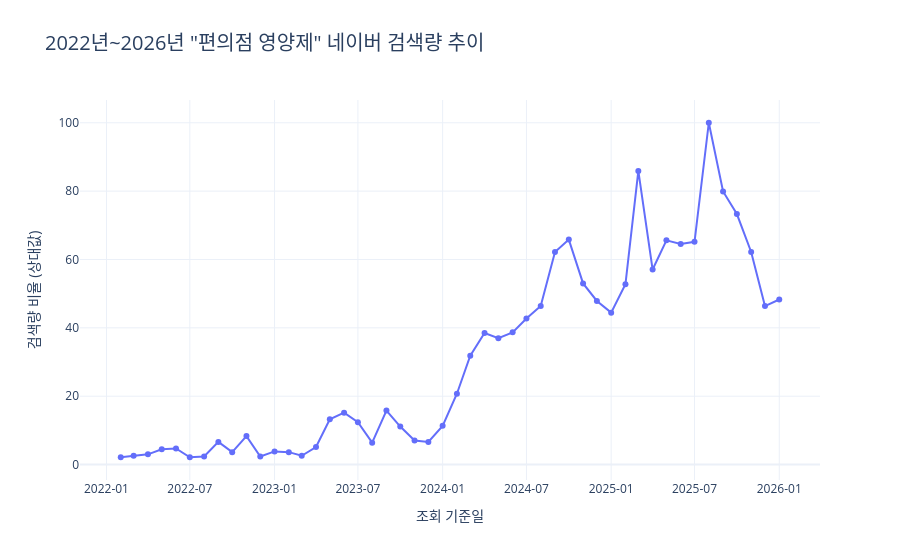

The cell this chart's notebook holds for it:
### Code cell
#KW: 편의점 영양제

import json
import requests
import pandas as pd
import plotly.express as px

# 1. 네이버 개발자 센터에서 발급받은 API 키 입력
CLIENT_ID = "iQYuA4jIAZWE78ZCH4p9" # 이미지 속 Client ID 입력
CLIENT_SECRET = "7MP3lY3dzz" # 이미지 속 Client Secret 입력 # 여기에 발급받은 Client Secret을 넣으세요

# 2. API 엔드포인트 설정
url = "https://openapi.naver.com/v1/datalab/search"

# 3. 요청 헤더 설정
headers = {
    "X-Naver-Client-Id": CLIENT_ID,
    "X-Naver-Client-Secret": CLIENT_SECRET,
    "Content-Type": "application/json"
}

# 4. 요청 파라미터 (2023년 ~ 2026년 데이터 설정)
body = {
    "startDate": "2022-01-01",
    "endDate": "2026-01-01",          # 2026년 현재 시점 반영
    "timeUnit": "month",               # 추이를 보기 쉽게 '월간'으로 설정
    "keywordGroups": [
        {
            "groupName": "편의점 영양제",
            "keywords": ["편의점 영양제"]
        }
    ]
}

# 5. API 요청 보내기
response = requests.post(url, headers=headers, data=json.dumps(body))

# 6. 데이터 가공 및 Plotly 시각화
if response.status_code == 200:
    res_json = response.json()
    
    # 결과 데이터에서 날짜와 비율(검색량) 추출
    data_list = res_json['results'][0]['data']
    
    # 판다스 데이터프레임으로 변환
    df = pd.DataFrame(data_list)
    df.columns = ['날짜', '검색량_비율']
    
    # Plotly가 날짜 축을 올바르게 인식하도록 데이터 타입 변환
    df['날짜'] = pd.to_datetime(df['날짜'])
    
    print("🎉 데이터 가져오기 성공!")
    print(df) # 상위 5개 데이터 미리보기

    # 🚨 본인의 데이터프레임 변수명에 맞게 설정하세요 (예: df_search, df_trend 등)
    target_df = df
    
    # 지정된 규칙과 조건에 맞춘 CSV 저장 코드
    output_filename = "편의점영양제KW.csv" # 필요시 파일명 변경 가능
    target_df.to_csv(output_filename, index=False, encoding="utf-8-sig")
    
    print(f"💾 성공적으로 파일이 저장되었습니다! 파일명: {output_filename}")
        
    # 7. Plotly를 이용한 인터랙티브 라인 차트 생성
    fig = px.line(
        df, 
        x='날짜', 
        y='검색량_비율', 
        title='2022년~2026년 "편의점 영양제" 네이버 검색량 추이',
        labels={'날짜': '조회 기준일', '검색량_비율': '검색량 비율 (상대값)'},
        markers=True # 데이터 포인트마다 점 표시
    )
    
    # 그래프 스타일 및 레이아웃 미세 조정
    fig.update_layout(
        title_font_size=20,
        xaxis_tickformat='%Y-%m', # X축 날짜 형식을 '년-월'로 지정
        template='plotly_white',  # 깔끔한 흰색 배경 테마
        hovermode='x unified'     # 마우스를 올렸을 때 해당 시점의 데이터 팝업 강조
    )
    
    # Jupyter Notebook에 그래프 출력
    fig.show()

else:
    print(f"❌ API 요청 실패 (에러 코드: {response.status_code})")
    print(response.text)

### Figure 1 — Plotly figure (JSON) as saved in the notebook; plotly's stock layout.template omitted (floating-point values rounded to 4 significant figures)
{"data": [{"hovertemplate": "조회 기준일=%{x}<br>검색량 비율 (상대값)=%{y}<extra></extra>", "legendgroup": "", "line": {"color": "#636efa", "dash": "solid"}, "marker": {"symbol": "circle"}, "mode": "lines+markers", "name": "", "orientation": "v", "showlegend": false, "type": "scatter", "x": ["2022-02-01T00:00:00.000000000", "2022-03-01T00:00:00.000000000", "2022-04-01T00:00:00.000000000", "2022-05-01T00:00:00.000000000", "2022-06-01T00:00:00.000000000", "2022-07-01T00:00:00.000000000", "2022-08-01T00:00:00.000000000", "2022-09-01T00:00:00.000000000", "2022-10-01T00:00:00.000000000", "2022-11-01T00:00:00.000000000", "2022-12-01T00:00:00.000000000", "2023-01-01T00:00:00.000000000", "2023-02-01T00:00:00.000000000", "2023-03-01T00:00:00.000000000", "2023-04-01T00:00:00.000000000", "2023-05-01T00:00:00.000000000", "2023-06-01T00:00:00.000000000", "2023-07-01T00:00:00.000000000", "2023-08-01T00:00:00.000000000", "2023-09-01T00:00:00.000000000", "2023-10-01T00:00:00.000000000", "2023-11-01T00:00:00.000000000", "2023-12-01T00:00:00.000000000", "2024-01-01T00:00:00.000000000", "2024-02-01T00:00:00.000000000", "2024-03-01T00:00:00.000000000", "2024-04-01T00:00:00.000000000", "2024-05-01T00:00:00.000000000", "2024-06-01T00:00:00.000000000", "2024-07-01T00:00:00.000000000", "2024-08-01T00:00:00.000000000", "2024-09-01T00:00:00.000000000", "2024-10-01T00:00:00.000000000", "2024-11-01T00:00:00.000000000", "2024-12-01T00:00:00.000000000", "2025-01-01T00:00:00.000000000", "2025-02-01T00:00:00.000000000", "2025-03-01T00:00:00.000000000", "2025-04-01T00:00:00.000000000", "2025-05-01T00:00:00.000000000", "2025-06-01T00:00:00.000000000", "2025-07-01T00:00:00.000000000", "2025-08-01T00:00:00.000000000", "2025-09-01T00:00:00.000000000", "2025-10-01T00:00:00.000000000", "2025-11-01T00:00:00.000000000", "2025-12-01T00:00:00.000000000", "2026-01-01T00:00:00.000000000"], "xaxis": "x", "y": [2.137, 2.564, 2.991, 4.487, 4.701, 2.137, 2.35, 6.624, 3.632, 8.333, 2.35, 3.846, 3.632, 2.564, 5.128, 13.25, 15.17, 12.39, 6.41, 15.81, 11.11, 7.051, 6.624, 11.32, 20.73, 31.84, 38.46, 36.97, 38.68, 42.74, 46.37, 62.18, 65.81, 52.99, 47.86, 44.44, 52.78, 85.9, 57.05, 65.6, 64.53, 65.17, 100.0, 79.91, 73.29, 62.18, 46.37, 48.29], "yaxis": "y"}], "layout": {"hovermode": "x unified", "legend": {"tracegroupgap": 0}, "title": {"font": {"size": 20}, "text": "2022년~2026년 \"편의점 영양제\" 네이버 검색량 추이"}, "xaxis": {"anchor": "y", "domain": [0, 1], "tickformat": "%Y-%m", "title": {"text": "조회 기준일"}}, "yaxis": {"anchor": "x", "domain": [0, 1], "title": {"text": "검색량 비율 (상대값)"}}}}
